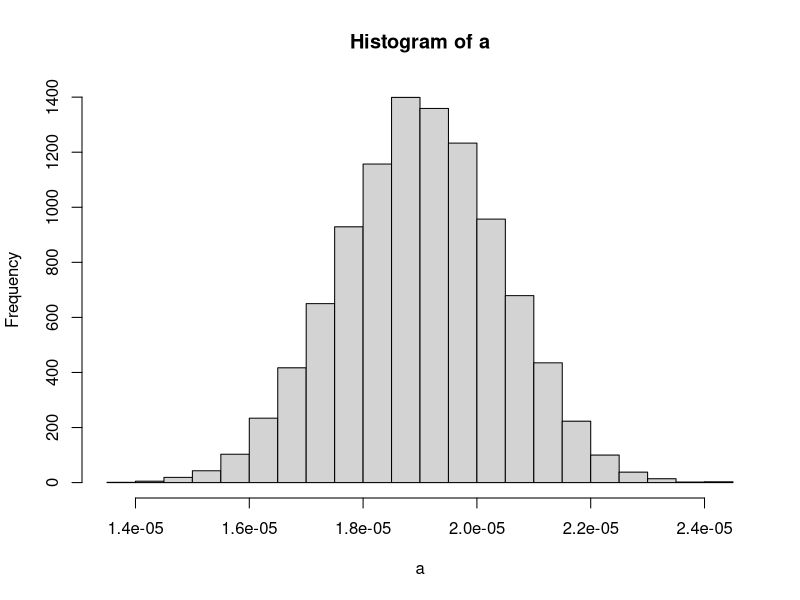
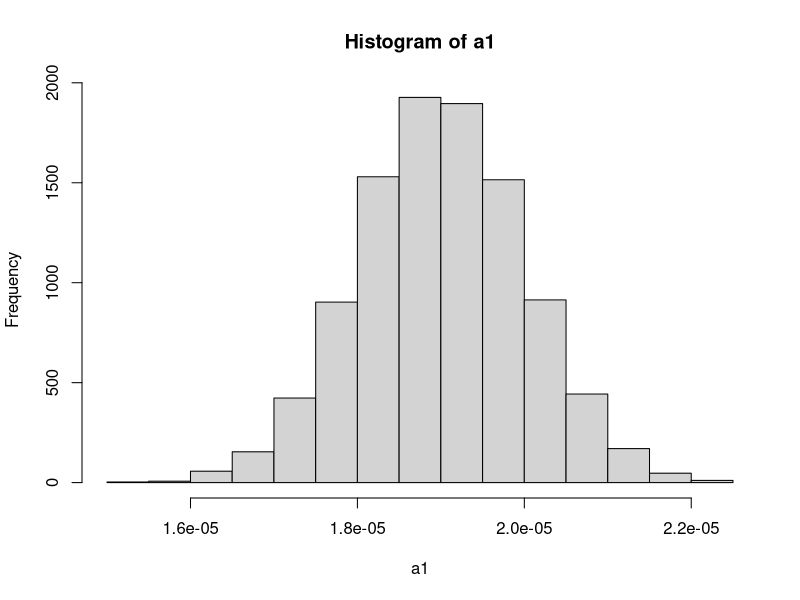
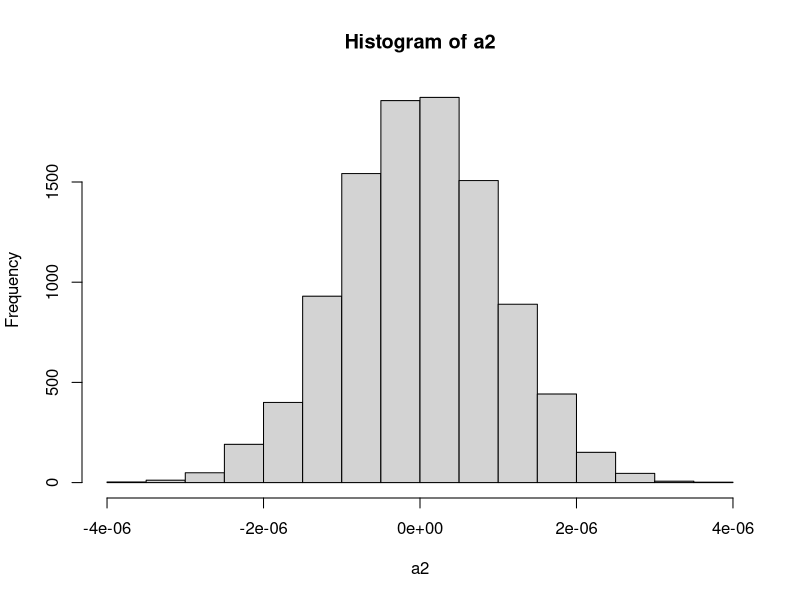
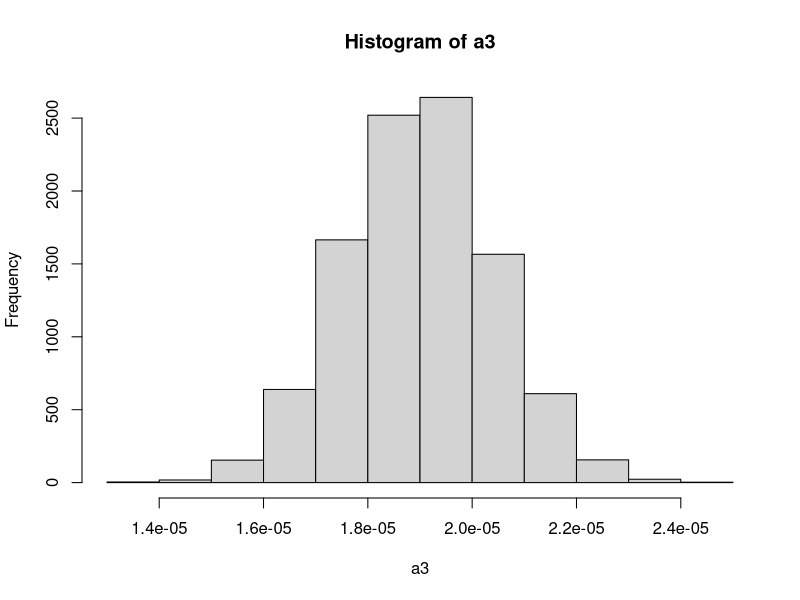
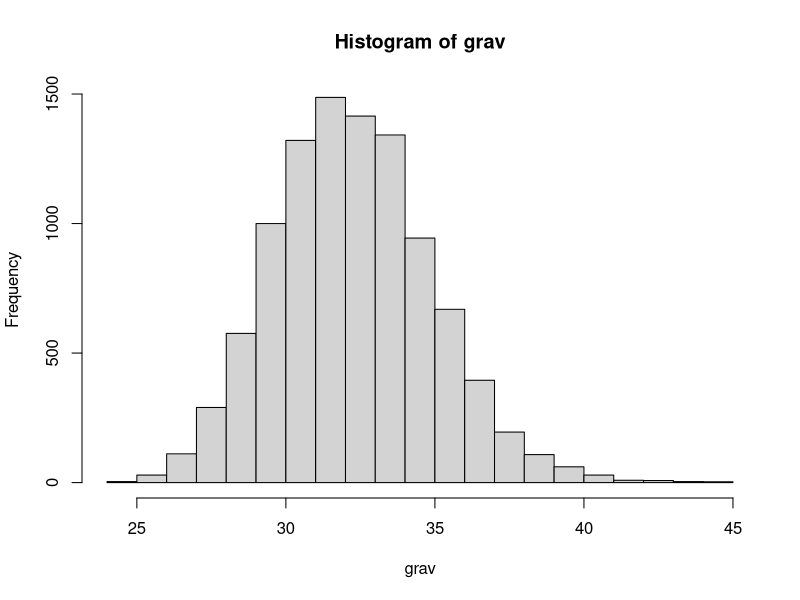
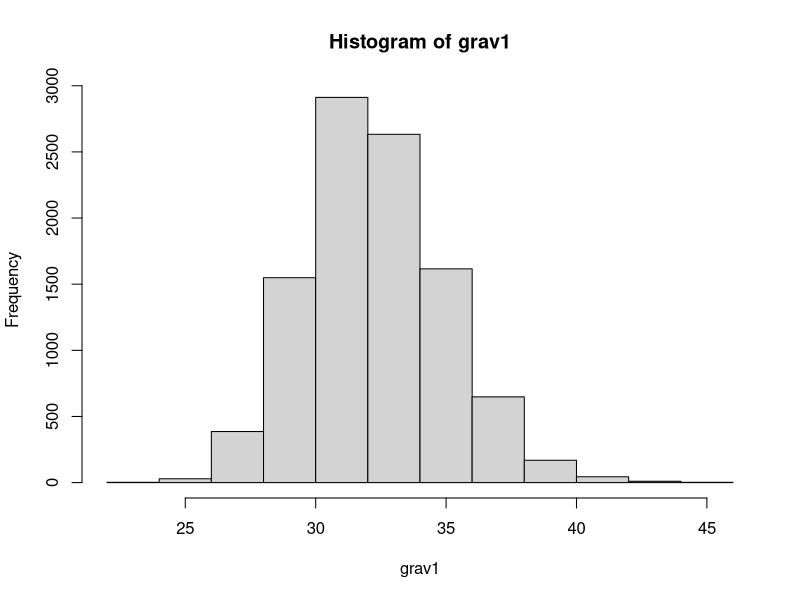
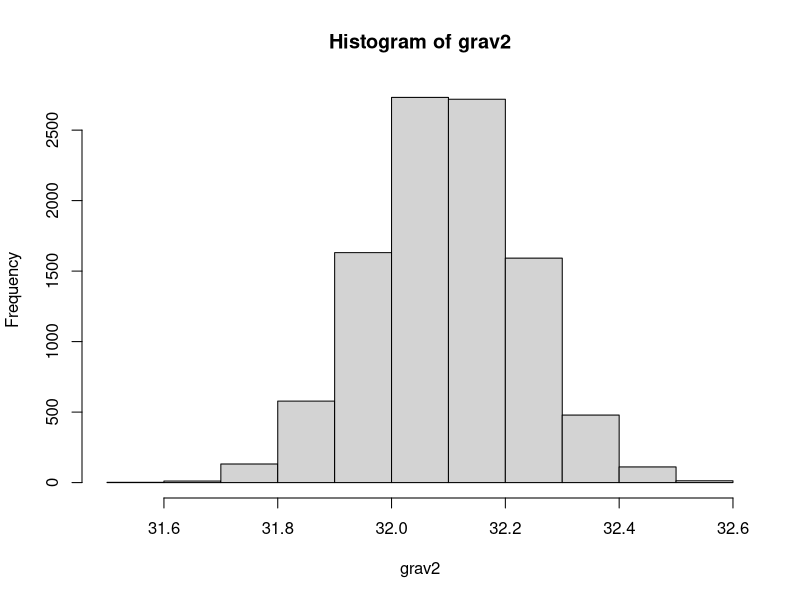
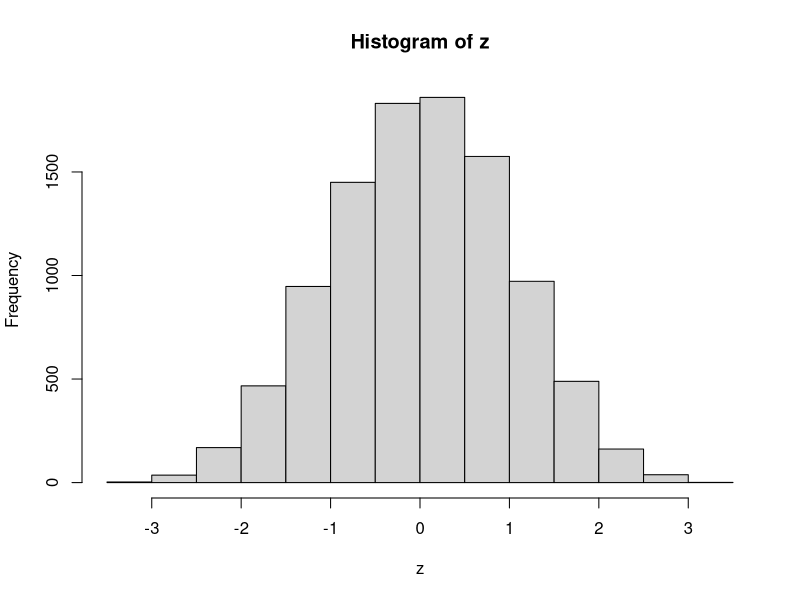

Source code (R) for these figures, in order:
#Here is code for Stat 587B Lab#4


#Code Set 1
#Here is some code for Exercise 2 Section 5.5

#Question 1

#this function is commonly used for all the below computing.
alpha<-function(l1,l2,t1,t2){
  (l2-l1)/(l1*(t2-t1))
}

L1<-rnorm(10000,mean=1,sd=.00005)#initial length
L2<-rnorm(10000,mean=1.00095,sd=.00005)#Final length
T1<-rnorm(10000,mean=50,sd=.1)#initial Temp
T2<-rnorm(10000,mean=100,sd=.1)#Final Temp
a<-rep(0,10000)#This repeats value 0 10000 times. this is a vector of values 0 ten thousand times

for(i in 1:10000) {a[i]<-alpha(L1[i],L2[i],T1[i],T2[i])}
summary(a)
sd(a)

hist(a)

#Now L1 constant
L1<-rep(1,10000)

L2<-rnorm(10000,mean=1.00095,sd=.00005)#Final length
T1<-rnorm(10000,mean=50,sd=.1)#initial Temp
T2<-rnorm(10000,mean=100,sd=.1)#Final Temp
a1<-rep(0,10000)#This repeats value 0 10000 times. this is a vector of values 0 ten thousand times

for(i in 1:10000) {a1[i]<-alpha(L1[i],L2[i],T1[i],T2[i])}
summary(a1)
sd(a1)

hist(a1)


#Now L2 Constant

L1<-rnorm(10000,mean=1,sd=.00005)#initial length
L2<-rep(1,10000)
T1<-rnorm(10000,mean=50,sd=.1)#initial Temp
T2<-rnorm(10000,mean=100,sd=.1)#Final Temp
a2<-rep(0,10000)#This repeats value 0 10000 times. this is a vector of values 0 ten thousand times

for(i in 1:10000) {a2[i]<-alpha(L1[i],L2[i],T1[i],T2[i])}
summary(a2)
sd(a2)

hist(a2)


#Now T1 Constant

L1<-rnorm(10000,mean=1,sd=.00005)#initial length
L2<-rnorm(10000,mean=1.00095,sd=.00005)#Final length
T1<-rep(50,10000)
T2<-rnorm(10000,mean=100,sd=.1)#Final Temp
a3<-rep(0,10000)#This repeats value 0 10000 times. this is a vector of values 0 ten thousand times

for(i in 1:10000) {a3[i]<-alpha(L1[i],L2[i],T1[i],T2[i])}
summary(a3)
sd(a3)

hist(a3)



#Now T2 Constant


L1<-rnorm(10000,mean=1,sd=.00005)#initial length
L2<-rnorm(10000,mean=1.00095,sd=.00005)#Final length
T1<-rnorm(10000,mean=50,sd=.1)#initial Temp
T2<-rep(100,10000)
a4<-rep(0,10000)#This repeats value 0 10000 times. this is a vector of values 0 ten thousand times

for(i in 1:10000) {a4[i]<-alpha(L1[i],L2[i],T1[i],T2[i])}
summary(a4)
sd(a4)


#QUESTION 2

gravityfun<-function(l1,t1){
  ((2*pi)^2 * l1)/(t1^2)
}

L1<-rnorm(10000,mean=5,sd=0.0208)#Length

T1<-rnorm(10000,mean=2.48,sd=.1)#Time Period
grav<-rep(0,10000)#This repeats value 0 10000 times. this is a vector of values 0 ten thousand times

for(i in 1:10000) {grav[i]<-gravityfun(L1[i],T1[i])}
summary(grav)
sd(grav)

hist(grav)

#NOW L constant

L1<-rep(5,10000)

T1<-rnorm(10000,mean=2.48,sd=.1)#Time Period
grav1<-rep(0,10000)#This repeats value 0 10000 times. this is a vector of values 0 ten thousand times

for(i in 1:10000) {grav1[i]<-gravityfun(L1[i],T1[i])}
summary(grav1)
sd(grav1)

hist(grav1)


#NOW Time period const

gravityfun<-function(l1,t1){
  ((2*pi)^2 * l1)/(t1^2)
}

L1<-rnorm(10000,mean=5,sd=0.0208)#Length

T1<-rep(2.48,10000)
grav2<-rep(0,10000)#This repeats value 0 10000 times. this is a vector of values 0 ten thousand times

for(i in 1:10000) {grav2[i]<-gravityfun(L1[i],T1[i])}
summary(grav2)
sd(grav2)

hist(grav2)

#The g value comes out to be 
mean(grav)
#and the standard deviation is
sd(grav)
#IN this problem both L and Time period show the similar contribution to the value g. 
#The actual values of g varies from 32.09ft/sec2 and 32.26ft/sec2

#################################
alphat<-function(t){
  ((2*pi)^2)/(t^2)
}

alphal<-function(l,t){
  ((2*pi)^2 * -2 * l)/(t^3)
}

L<-rnorm(10000,mean=5,sd=.0208)# length
TP<-rnorm(10000,mean=2.48,sd=.1)#time period

a1<-rep(0,10000)#This repeats value 0 10000 times. this is a vector of values 0 ten thousand times
a2<-rep(0,10000)

for(i in 1:10000) {a1[i]<-alphat(TP)
a2[i]<-alphal(L,TP)
}
a1
a2
varg<-a1^2 * (0.0208)^2 + a2^2 * (0.1)^2
summary(varg)
#sd(varg)

#hist(varg)
g=sqrt(varg)
summary(g)
###################################


# QUESTION 3

# N = 5
M<-matrix(runif(50000,min=0,max=1),nrow=10000,byrow=T)

av<-1:10000

for (i in 1:10000){
  av[i]<-mean(M[i,])  
}

z<-1:10000
for (i in 1:10000){
  z[i]<-(av[i]-.5)*sqrt(60)
}

r<-range(0,hist(z)$density,dnorm(0,sd=1))

hist(z,freq=FALSE,ylim=r)
curve(dnorm(x,mean=0,sd=1),add=TRUE)

plot(ecdf(z))
curve(pnorm(x),add=TRUE,col="red")

#Now use the sample standard deviation rather than the model sigma=1/sqrt(12)
#to make "z" values and see that these don't look as much like standard normal
#observations as do the properly standardized values of xbar

s<-1:10000
for (i in 1:10000){
  s[i]<-sd(M[i,])  
}

z<-1:10000
for (i in 1:10000){
  z[i]<-(av[i]-.5)*sqrt(5)/s[i]
}

r<-range(0,hist(z,breaks=100)$density,dnorm(0,sd=1))

#the breaks=100 changes the default number of histogram bins so we can
#see some detail in the center of the distribution

hist(z,breaks=100,freq=FALSE,ylim=r)
curve(dnorm(x,mean=0,sd=1),n=500,add=TRUE)

#the n=500 provides enough plotted points (connected with line segments)
#to produce a nice plot near the mean of the distribution

summary(z)

plot(ecdf(z))
curve(pnorm(x),add=TRUE, col="red")
#distribution of z^ are more spreadout and z are more closely like std normals

###############################################

#  N=100

M<-matrix(runif(1000000,min=0,max=1),nrow=10000,byrow=T)

av<-1:10000

for (i in 1:10000){
  av[i]<-mean(M[i,])  
}

z<-1:10000
for (i in 1:10000){
  z[i]<-(av[i]-.5)*sqrt(1200)
}

r<-range(0,hist(z)$density,dnorm(0,sd=1))

hist(z,freq=FALSE,ylim=r)
curve(dnorm(x,mean=0,sd=1),add=TRUE)

plot(ecdf(z))
curve(pnorm(x),add=TRUE,col="red")

#Now use the sample standard deviation rather than the model sigma=1/sqrt(12)
#to make "z" values and see that these don't look as much like standard normal
#observations as do the properly standardized values of xbar

s<-1:10000
for (i in 1:10000){
  s[i]<-sd(M[i,])  
}

z<-1:10000
for (i in 1:10000){
  z[i]<-(av[i]-.5)*sqrt(100)/s[i]
}

r<-range(0,hist(z,breaks=100)$density,dnorm(0,sd=1))

#the breaks=100 changes the default number of histogram bins so we can
#see some detail in the center of the distribution

hist(z,breaks=100,freq=FALSE,ylim=r)
curve(dnorm(x,mean=0,sd=1),n=500,add=TRUE)

#the n=500 provides enough plotted points (connected with line segments)
#to produce a nice plot near the mean of the distribution

summary(z)

plot(ecdf(z))
curve(pnorm(x),add=TRUE, col="red")

#Sample Mean dstn for the given data stanard deviation is Standard Normal distribution. Where as with the 
#Known sample standard deviation is not. Mainly beacuse N = 5 is a very small sample size
#Where as in N=100  the sample mean distribution and standard deviation are standard normal because 100 is quite a large sample.

##############################################

#Question 4

#First case N = 5

M<-matrix(runif(50000,min=0,max=1),nrow=10000,byrow=T)
Low<-rep(0,10000)
Up<-rep(0,10000)

chk<-rep(0,10000)
for (i in 1:10000){
  av[i]<-mean(M[i,])  
}

for(i in 1:10000) {Low[i]<-av[i]-1.96*sqrt(1/60)}
for(i in 1:10000) {Up[i]<-av[i]+1.96*sqrt(1/60)}
for(i in 1:10000) {if((Low[i]<.5)&(.5<Up[i])) chk[i]<-1}

cbind(Low[1:10],Up[1:10],chk[1:10])
mean(chk)

#Now use the sample standard deviation to make intervals for mu

Low<-rep(0,10000)
Up<-rep(0,10000)
chk<-rep(0,10000)
s<-rep(0,10000)
for (i in 1:10000){
  s[i]<-sd(M[i,])  
}

for(i in 1:10000) {Low[i]<-av[i]-1.96*s[i]*sqrt(1/5)}
for(i in 1:10000) {Up[i]<-av[i]+1.96*s[i]*sqrt(1/5)}
for(i in 1:10000) {if((Low[i]<.5)&(.5<Up[i])) chk[i]<-1}

cbind(Low[1:10],Up[1:10],chk[1:10])
mean(chk)


#Second N=100


M<-matrix(runif(1000000,min=0,max=1),nrow=10000,byrow=T)
Low<-rep(0,10000)
Up<-rep(0,10000)

chk<-rep(0,10000)
for (i in 1:10000){
  av[i]<-mean(M[i,])  
}

for(i in 1:10000) {Low[i]<-av[i]-1.96*sqrt(1/1200)}
for(i in 1:10000) {Up[i]<-av[i]+1.96*sqrt(1/1200)}
for(i in 1:10000) {if((Low[i]<.5)&(.5<Up[i])) chk[i]<-1}

cbind(Low[1:10],Up[1:10],chk[1:10])
mean(chk)

#Now use the sample standard deviation to make intervals for mu

Low<-rep(0,10000)
Up<-rep(0,10000)
chk<-rep(0,10000)
s<-rep(0,10000)
for (i in 1:10000){
  s[i]<-sd(M[i,])  
}

for(i in 1:10000) {Low[i]<-av[i]-1.96*s[i]*sqrt(1/100)}
for(i in 1:10000) {Up[i]<-av[i]+1.96*s[i]*sqrt(1/100)}
for(i in 1:10000) {if((Low[i]<.5)&(.5<Up[i])) chk[i]<-1}

cbind(Low[1:10],Up[1:10],chk[1:10])
mean(chk)
#Target confidence level is 95% and the calculated confidence level is 95.42%; But for the sample standard deviation we get confidence value or level as 86.47 for n= 5 as the sample size is very small.
#For N = 100Target confidence level is 95% and confidence level calculated is 94.92 (very close).
#known sample SD confidence level as 94.53 for n=100 ; as the sample is large enough.

